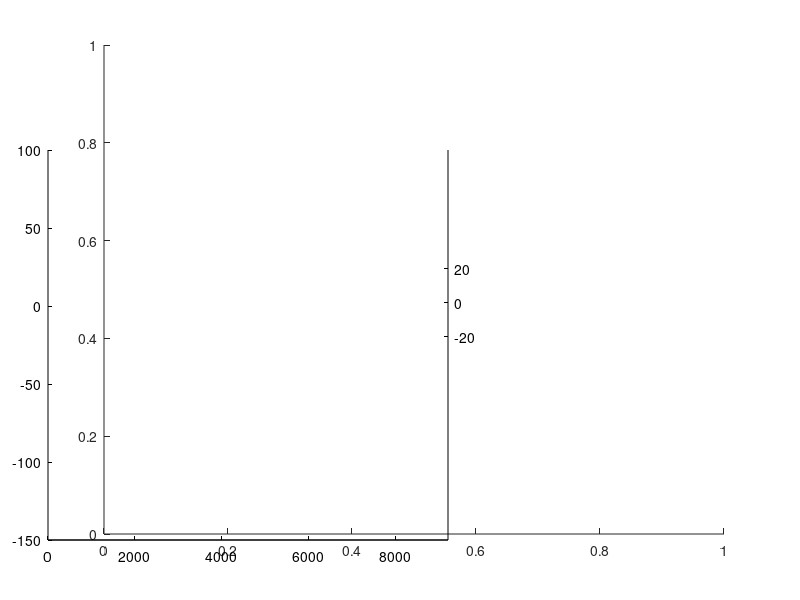

Source code (MATLAB): (Note: this script raises an error after producing the figure.)
% Figure 6 in MS 

figure(19), clf, hold on
h4 = axes('position',[0.06 0.1 0.5 0.65],'Color','none','XColor','k','YColor','k',...
    'YLim',[-140 90],'Xlim',[0 9200],'NextPlot','add',...
    'xtick',[],'ytick',[-20:20:20],...
    'Yaxislocation','right');
h3 = axes('position',[0.06 0.1 0.5 0.65],'Color','none','XColor','k','YColor','k',...
    'YLim',[-150 100],'Xlim',[0 9200],'NextPlot','add');
plot(h4, t*3600,rad2deg(ph),'color','k','Linewidth',1.5)
ylabel(h4,'                    Pitch (deg)')
plot(h3, t*3600,-p,'color',[0.7 0.7 0.7],'linewidth',2)
subplot('position',[0.68 0.1 0.3 0.8]), hold on
plot3(ptrack(:,1),ptrack(:,2),-p,'color',[0.5 0.5 0.5],'linewidth',2)
h1 = axes('position',[0.06 0.75 0.5 0.2],'Color','none','XColor','k','YColor','k',...
    'YLim',[0 120],'Xlim',[0 9200],'NextPlot','add','xtick',[]);
h2 = axes('position',[0.06 0.75 0.5 0.2],'color','none','XColor','k','YColor','k',...
                'YLim',[0 10],'Xlim',[0 9200],...
                'Yaxislocation','right',...
                'Xaxislocation','top','NextPlot','add');

if exist('dive','var') == 1
    for j = 1:size(T,1)
        c = viridis(size(T,1)); % color dive number
        dcue = T(j,1):T(j,2); % seconds in dive
        
        plot(h3, dcue,-p(round(dcue*fs)),'color',c(j,:),'linewidth',3)
        if isempty(dive(j).vperblock) ~= 1
            plot(h3, [dcue(1) dive(j).btm(1)+dcue(1)],[0 0],'linewidth',2)
            % from the surface until first stop = travel time
            dive(j).travel(1) = dive(j).stops(1,1)-dcue(1); % seconds
            dive(j).forage = sum(dive(j).stops(:,2)-dive(j).stops(:,1)); % seconds
            dive(j).travel(2) = dcue(end)-dive(j).stops(end,2);
            % add stops
            plot(h3, [dive(j).stops(1,1) dive(j).stops(1,2)],[0 dive(j).vperblock(1)/10],'.-','linewidth',2) % first starts at zero
            for k = 2:size(dive(j).stops,1)
                plot(h3, [dive(j).stops(k,1) dive(j).stops(k,2)],[sum(dive(j).vperblock(1:k-1))/10 sum(dive(j).vperblock(1:k))/10],'.-','linewidth',2)
            end
            plot(h3, [dive(j).stops(k,2) dcue(end)],[sum(dive(j).vperblock(1:k))/10 sum(dive(j).vperblock(1:k))/10],'linewidth',2) % ends at end of last pause, goes to surface
        end
        if isempty(dive(j).stops) ~= 1
            errorbar(h1,T(j,1),mean(dive(j).stops(:,2)-dive(j).stops(:,1)),std(dive(j).stops(:,2)-dive(j).stops(:,1)),'bo','markerfacecolor','b');
            plot(h1, dive(j).stops(:,2),dive(j).stops(:,2)-dive(j).stops(:,1),'.-','color',[0.7 0.7 1],'linewidth',2) % add stop duration
            plot(h2, dive(j).stops(:,1),rad2deg(dive(j).rms(:)),'.-','color','k','linewidth',2)
        end
        if exist('ptrack','var')
            subplot('position',[0.68 0.1 0.3 0.8]), hold on
            plot3(ptrack(round(dcue*fs),1),ptrack(round(dcue*fs),2),-p(round(dcue*fs)),'color',c(j,:),'linewidth',3)
        end
        
    end
end
title(regexprep(tag(3:end),'_','-'))
%xlabel('Time (seconds)')
%ylabel('Depth (m)')


set(gcf,'position',[70 83 1309 560],'paperpositionmode','auto')

set(h3, 'ytick',[-150:50:50 80],'yticklabels',{'150','100','50','0','50','80'})
xlabel(h3, 'Time (seconds)'), ylabel(h3, '                        Depth (m)        Volume filtered (m^3)     ')
subplot('position',[0.68 0.1 0.3 0.8]), hold on
xlabel('Easting (m)'), ylabel('Northing (m)')
axis square 

ylabel(h1,'Bout duration (sec)'), ylabel(h2,'RMS (deg)')

adjustfigurefont('Helvetica',14)

text(-350,-90,'C','FontSize',18,'FontWeight','Bold')
text(-3650,-280,'B','FontSize',18,'FontWeight','Bold')
text(-3650,170,'A','FontSize',18,'FontWeight','Bold')

print([tag 'dive_vol_pause.png'],'-dpng','-r300')

